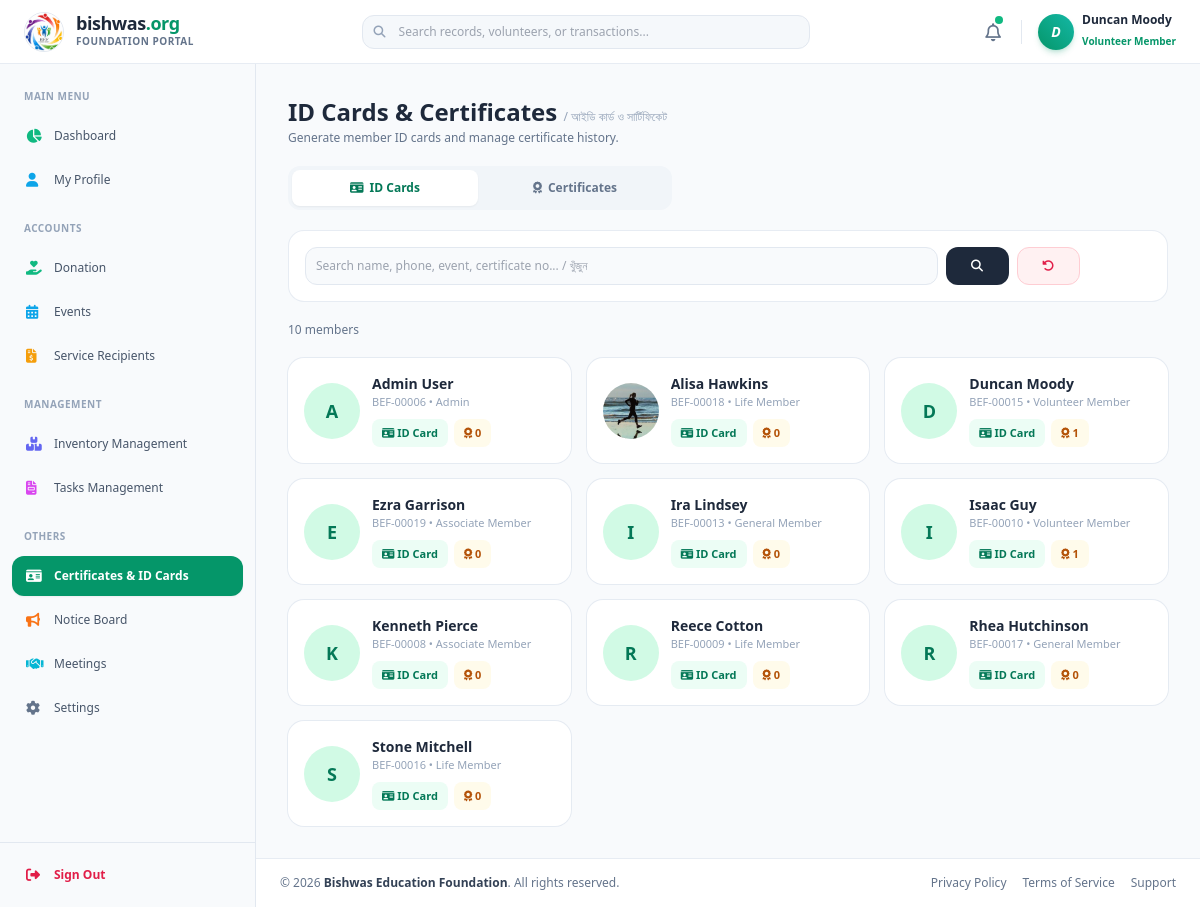
The page /portal/index.php?page=certificates (signed in) on the database its author committed.
### tables this page shows
CREATE TABLE `branding_settings` (
  `id` int(11) NOT NULL DEFAULT 1,
  `site_title` varchar(255) DEFAULT 'Bishwas Education Foundation',
  `site_logo` varchar(255) DEFAULT 'public/assets/logo_BG.png',
  `favicon_icon` varchar(255) DEFAULT 'public/assets/logo.png'
);

CREATE TABLE `users` (
  `id` int(11) NOT NULL,
  `photo` varchar(255) DEFAULT NULL,
  `member_name` varchar(150) NOT NULL,
  `mother_name` varchar(150) NOT NULL DEFAULT '',
  `father_husband_name` varchar(150) NOT NULL DEFAULT '',
  `dob` date DEFAULT NULL,
  `gender` varchar(20) NOT NULL DEFAULT '',
  `id_type` varchar(30) DEFAULT NULL,
  `id_number` varchar(50) DEFAULT NULL,
  `qualification` varchar(150) DEFAULT NULL,
  `mobile_no` varchar(20) NOT NULL,
  `email` varchar(150) DEFAULT NULL,
  `present_address` text DEFAULT NULL,
  `permanent_address` text DEFAULT NULL,
  `other_info` varchar(255) DEFAULT NULL,
  `user_type` enum('Admin','General Member','Associate Member','Life Member','Volunteer Member') DEFAULT 'General Member',
  `status` enum('Active','Pending') NOT NULL DEFAULT 'Pending',
  `password` varchar(32) NOT NULL DEFAULT '827ccb0eea8a706c4c34a16891f84e7b',
  `created_at` timestamp NOT NULL DEFAULT current_timestamp()
);

### portal/pages/certificates.php (the view, shortened to what this page needs)
<?php
if (!function_exists('h')) { function h($s) { return htmlspecialchars((string)$s, ENT_QUOTES, 'UTF-8'); } }
mysqli_set_charset($db, 'utf8mb4');
mysqli_query($db, "CREATE TABLE IF NOT EXISTS certificates (
  id INT UNSIGNED NOT NULL AUTO_INCREMENT PRIMARY KEY,
  cert_no VARCHAR(30) NOT NULL DEFAULT '',
  user_id INT NULL,
  recipient_name VARCHAR(150) NOT NULL,
  title VARCHAR(200) NOT NULL,
  event_name VARCHAR(200) NOT NULL DEFAULT '',
  organization VARCHAR(200) NOT NULL DEFAULT '',
  supported_by VARCHAR(200) NOT NULL DEFAULT '',
  description TEXT NULL,
  theme VARCHAR(20) NOT NULL DEFAULT 'classic',
  issue_date DATE NOT NULL,
  created_at TIMESTAMP NOT NULL DEFAULT CURRENT_TIMESTAMP,
  KEY idx_user (user_id), KEY idx_event (event_name)
) ENGINE=InnoDB DEFAULT CHARSET=utf8mb4");
$base       = 'index.php?page=certificates';
function cr_rows($db, $sql, $t = '', $p = []) {
    $st = mysqli_prepare($db, $sql);
    mysqli_stmt_execute($st);
    $res = mysqli_stmt_get_result($st); $o = [];
    while ($res && $r = mysqli_fetch_assoc($res)) { $o[] = $r; }
    return $o;
}
$tab = (($_GET['tab'] ?? 'cards') === 'certs') ? 'certs' : 'cards';
$q   = trim($_GET['q'] ?? '');
$pg  = max(1, (int)($_GET['pg'] ?? 1));
$like = '%' . addcslashes($q, '%_\\') . '%';
$members = []; $mTotal = 0; $mPages = 1;
if ($tab === 'cards') {
    $w = $q !== '' ? "WHERE member_name LIKE ? OR mobile_no LIKE ? OR email LIKE ?" : '';
    $t = $q !== '' ? 'sss' : ''; $p = $q !== '' ? [$like, $like, $like] : [];
    $mTotal = (int)(cr_rows($db, "SELECT COUNT(*) c FROM users $w", $t, $p)[0]['c'] ?? 0);
    $mPages = max(1, (int)ceil($mTotal / 24)); $pg = min($pg, $mPages);
    $members = cr_rows($db, "SELECT * FROM users $w ORDER BY member_name LIMIT 24 OFFSET " . (($pg - 1) * 24), $t, $p);
}
$certCount = [];
foreach (cr_rows($db, "SELECT user_id, COUNT(*) c FROM certificates WHERE user_id IS NOT NULL GROUP BY user_id") as $r) { $certCount[$r['user_id']] = (int)$r['c']; }
$inp = 'w-full p-2.5 bg-slate-50 border border-slate-200 rounded-xl text-xs focus:outline-none focus:border-emerald-500 focus:ring-4 focus:ring-emerald-500/10';
?>
<section class="page-content space-y-5 max-w-7xl mx-auto">
    <div class="flex flex-col sm:flex-row sm:items-center justify-between gap-3">
        <div>
            <h2 class="text-xl sm:text-2xl font-bold text-slate-800">ID Cards & Certificates <small class="text-xs font-medium text-slate-400">/ আইডি কার্ড ও সার্টিফিকেট</small></h2>
            <p class="text-xs text-slate-500 mt-0.5">Generate member ID cards and manage certificate history.</p>
        </div>
    </div>
    <div class="grid grid-cols-2 gap-1 p-1 bg-slate-100 rounded-xl sm:inline-grid sm:w-96">
        <a href="<?= h($base) ?>&tab=cards" class="py-2.5 text-center rounded-lg text-xs font-bold <?= $tab === 'cards' ? 'bg-white text-emerald-700 shadow-sm' : 'text-slate-500' ?>"><i class="fa-solid fa-id-card mr-1.5"></i>ID Cards</a>
        <a href="<?= h($base) ?>&tab=certs" class="py-2.5 text-center rounded-lg text-xs font-bold <?= $tab === 'certs' ? 'bg-white text-emerald-700 shadow-sm' : 'text-slate-500' ?>"><i class="fa-solid fa-award mr-1.5"></i>Certificates</a>
    </div>
    <form method="GET" action="index.php" class="bg-white rounded-2xl border border-slate-200/80 p-4 grid grid-cols-2 md:grid-cols-12 gap-2">
        <input type="text" name="q" value="<?= h($q) ?>" placeholder="Search name, phone, event, certificate no... / খুঁজুন" class="col-span-2 <?= $tab === 'certs' ? 'md:col-span-5' : 'md:col-span-9' ?> <?= $inp ?>">
        <button class="md:col-span-1 px-3 py-2.5 bg-slate-800 text-white rounded-xl text-xs font-semibold"><i class="fa-solid fa-magnifying-glass"></i></button>
        <a href="<?= h($base . '&tab=' . $tab) ?>" class="md:col-span-1 px-3 py-2.5 text-center border border-rose-200 text-rose-600 bg-rose-50 rounded-xl text-xs font-semibold" title="Reset"><i class="fa-solid fa-rotate-left"></i></a>
    </form>
    <?php if ($tab === 'cards') { ?>
    <p class="text-xs text-slate-500"><?= $mTotal ?> members</p>
    <div class="grid grid-cols-1 sm:grid-cols-2 lg:grid-cols-3 xl:grid-cols-4 gap-4">
        <?php foreach ($members as $m) { $n = $certCount[$m['id']] ?? 0; ?>
        <div class="bg-white rounded-2xl ring-1 ring-slate-200/80 p-4 flex items-center gap-3">
            <?php if ($m['photo_url']) { ?><img src="<?= h($m['photo_url']) ?>" class="w-14 h-14 rounded-full object-cover shrink-0"><?php } else { ?>
            <div class="w-14 h-14 rounded-full bg-emerald-100 text-emerald-700 flex items-center justify-center font-bold text-lg shrink-0"><?= h(mb_strtoupper(mb_substr($m['member_name'], 0, 1))) ?></div><?php } ?>
            <div class="min-w-0 flex-1">
                <p class="font-bold text-sm text-slate-800 truncate"><?= h($m['member_name']) ?></p>
                <p class="text-[11px] text-slate-400"><?= h($m['id_no']) ?> • <?= h($m['user_type'] ?? '') ?></p>
                <div class="flex gap-1.5 mt-2">
                    <button type="button" onclick="crCard(<?= (int)$m['id'] ?>)" class="px-2.5 py-1.5 rounded-lg bg-emerald-50 text-emerald-700 text-[11px] font-bold hover:bg-emerald-100"><i class="fa-solid fa-id-card"></i> ID Card</button>
                    <a href="<?= h($base . '&tab=certs&uid=' . (int)$m['id']) ?>" class="px-2.5 py-1.5 rounded-lg bg-amber-50 text-amber-700 text-[11px] font-bold hover:bg-amber-100"><i class="fa-solid fa-award"></i> <?= $n ?></a>
                </div>
            </div>
        </div>
        <?php } if (!$members) { echo '<p class="col-span-full py-10 text-center text-slate-400 text-sm">No members found.</p>'; } ?>
    </div>
    <?php } ?>
</section>

### portal/includes/header.php (shortened to what this page needs)
<?php
    include '../database/db.php';
    $sql = "SELECT * FROM branding_settings WHERE id = 1 LIMIT 1";
    $result = mysqli_query($db, $sql);
    $data = ($result && mysqli_num_rows($result) > 0) ? mysqli_fetch_assoc($result) : null;
    $site_title   = $data['site_title'] ?? 'Bishwas Education Foundation';
    $favicon_icon = !empty($data['favicon_icon']) ? $data['favicon_icon'] : 'public/assets/logo.png';
?>
<!DOCTYPE html>
<html lang="en">
<head>
    <script src="https://cdn.tailwindcss.com"></script>
    <link href="https://cdnjs.cloudflare.com/ajax/libs/font-awesome/6.4.0/css/all.min.css" rel="stylesheet">
</head>
<body class="bg-slate-50 font-sans text-slate-800 antialiased h-screen overflow-hidden flex flex-col">
    <header class="h-16 bg-white border-b border-slate-200/80 shadow-xs z-40 shrink-0 flex items-center justify-between px-4 lg:px-6">
        <div class="flex items-center gap-3">
            <a href="#" class="flex items-center gap-3 group">
                <div class="w-10 h-10 shrink-0 rounded-full overflow-hidden flex items-center justify-center border border-slate-200 shadow-xs group-hover:scale-105 transition-all">
                    <img src="../public/assets/<?php echo $favicon_icon; ?>" alt="Logo" class="w-full h-full object-cover" onerror="this.onerror=null; this.src='https://via.placeholder.com/40?text=BF';">
                </div>
                <div class="hidden sm:block">
                    <h1 class="font-bold text-lg leading-none tracking-tight text-slate-800 group-hover:text-emerald-600 transition-colors">
                        bishwas<span class="text-emerald-600 font-black">.org</span>
                    </h1>
                    <span class="text-[10px] text-slate-500 font-semibold tracking-wider uppercase block mt-0.5">
                        Foundation Portal
                    </span>
                </div>
            </a>
        </div>
        <div class="hidden md:flex items-center flex-1 max-w-md mx-8">
            <div class="relative w-full">
                <span class="absolute inset-y-0 left-0 pl-3 flex items-center text-slate-400">
                    <i class="fa-solid fa-magnifying-glass text-xs"></i>
                </span>
                <input type="text" placeholder="Search records, volunteers, or transactions..." class="w-full pl-9 pr-4 py-2 bg-slate-100/70 border border-slate-200 rounded-xl text-xs focus:outline-none focus:border-emerald-500 focus:bg-white transition-all">
            </div>
        </div>
        <div class="flex items-center gap-3">
            <button class="relative p-2 text-slate-500 hover:text-emerald-600 hover:bg-slate-100 rounded-xl transition-colors">
                <i class="fa-regular fa-bell text-lg"></i>
                <span class="absolute top-1.5 right-1.5 w-2 h-2 bg-emerald-500 rounded-full ring-2 ring-white"></span>
            </button>
            <div class="flex items-center gap-3 pl-1">
                <a href="index.php?page=view_member&id=<?= isset($_SESSION['user_id']) ? (int) $_SESSION['user_id'] : 0 ?>" class="flex items-center gap-2 group">
                    <div class="w-9 h-9 rounded-full bg-gradient-to-tr from-emerald-600 to-teal-500 text-white font-bold text-sm flex items-center justify-center shadow-md shadow-emerald-600/20">
                        <i><?php echo isset($_SESSION['member_name']) ? substr($_SESSION['member_name'], 0, 1) : 'U'; ?></i>
                    </div>
                    <div class="hidden lg:block text-left">
                        <h4 class="text-xs font-bold text-slate-800 leading-tight"><?php echo isset($_SESSION['member_name']) ? ($_SESSION['member_name']) : 'User Name'; ?></h4>
                        <span class="text-[10px] text-emerald-600 font-semibold"><?php echo isset($_SESSION['user_type']) ? ($_SESSION['user_type']) : 'User Type'; ?></span>
                    </div>
                </a>
            </div>
        </div>
    </header>

### portal/index.php (shortened to what this page needs)
<?php
    include 'includes/header.php';
?>
    <div class="flex-1 flex overflow-hidden relative">
        <?php include 'includes/sidebar.php'; ?>
        <main class="flex-1 overflow-y-auto flex flex-col justify-between bg-slate-50">
            <div class="p-4 sm:p-6 lg:p-8 space-y-6">
                <?php
                $page = isset($_GET['page']) ? $_GET['page'] : 'dashboard';
                switch ($page) {
                    case 'certificates':
                        $filePath = 'pages/certificates.php';
                        break;
                }
                if (file_exists($filePath)) {
                    include $filePath;
                } else {
                    include 'pages/404.php';
                }
                ?>
            </div>
            <footer class="bg-white border-t border-slate-200/80 py-4 px-6">
                <div class="flex flex-col sm:flex-row items-center justify-between gap-3 text-xs text-slate-500">
                    <p>© <?php echo date('Y'); ?> <span class="font-semibold text-slate-700"><a href="https://bishwas.org" target="_blank" class="hover:text-emerald-600 transition-colors"><?php echo isset($site_title) ? $site_title : 'Bishwas'; ?></a></span>. All rights reserved.</p>
                    <div class="flex items-center gap-4">
                        <a href="#" class="hover:text-emerald-600 transition-colors">Privacy Policy</a>
                        <a href="#" class="hover:text-emerald-600 transition-colors">Terms of Service</a>
                        <a href="#" class="hover:text-emerald-600 transition-colors">Support</a>
                    </div>
                </div>
            </footer>
        </main>
    </div>
<?php include 'includes/footer.php'; ?>

### rows shown on the page
branding_settings: favicon_icon (picture), site_title "Bishwas Education Foundation"
users: member_name "A", member_name "Admin User", id_no "BEF-00006", user_type "Admin", id "0"
users: member_name "Alisa Hawkins", id_no "BEF-00018", user_type "Life Member", id "0"
users: member_name "D", member_name "Duncan Moody", id_no "BEF-00015", user_type "Volunteer Member", id "1"
users: member_name "E", member_name "Ezra Garrison", id_no "BEF-00019", user_type "Associate Member", id "0"
users: member_name "I", member_name "Ira Lindsey", id_no "BEF-00013", user_type "General Member", id "0"
users: member_name "I", member_name "Isaac Guy", id_no "BEF-00010", user_type "Volunteer Member", id "1"
users: member_name "K", member_name "Kenneth Pierce", id_no "BEF-00008", user_type "Associate Member", id "0"
users: member_name "R", member_name "Reece Cotton", id_no "BEF-00009", user_type "Life Member", id "0"
users: member_name "R", member_name "Rhea Hutchinson", id_no "BEF-00017", user_type "General Member", id "0"
users: member_name "S", member_name "Stone Mitchell", id_no "BEF-00016", user_type "Life Member", id "0"

### other values the page prints
substr($_SESSION['member_name'], 0, 1) "D"
$_SESSION['member_name'] "Duncan Moody"
$_SESSION['user_type'] "Volunteer Member"
$mTotal "10"
